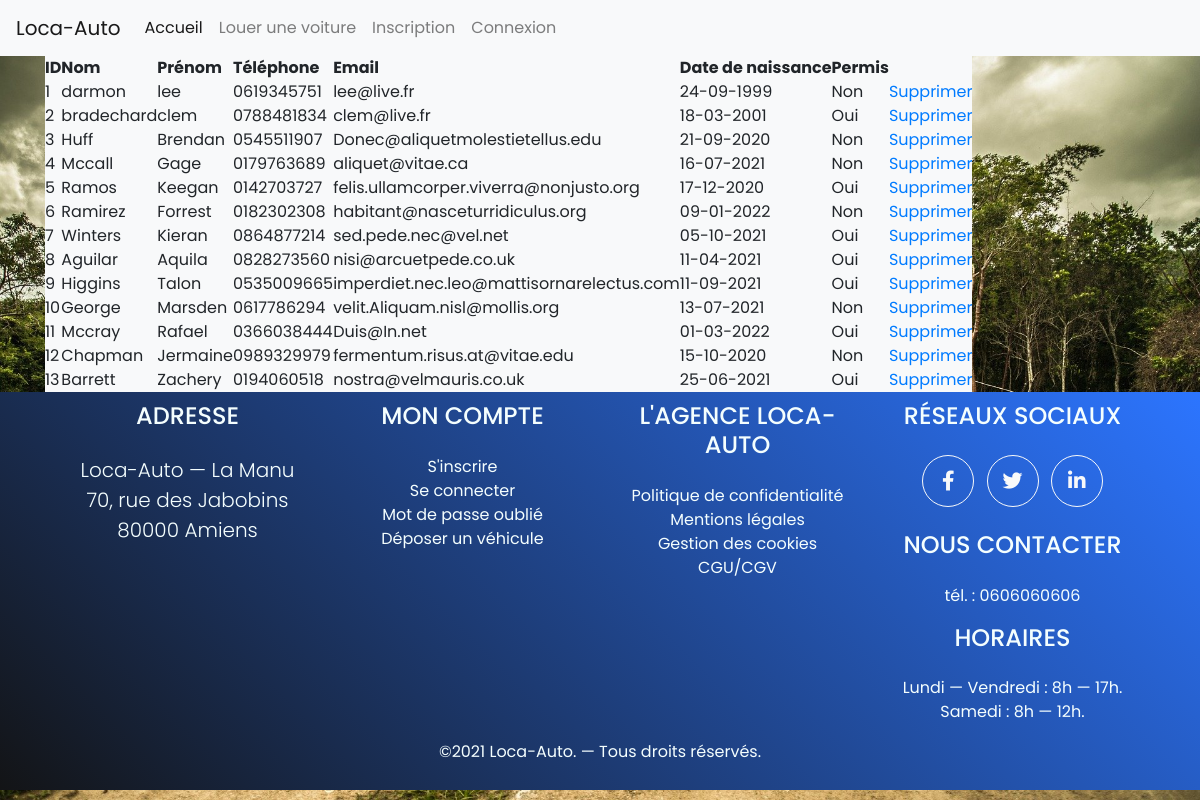
Page /index.php/admin_controller/listCustomers on the committed database.
### tables this page shows
CREATE TABLE Customer(
        `id`           Int  Auto_increment  NOT NULL ,
        `firstname`    Varchar (50) NOT NULL ,
        `lastname`     Varchar (50) NOT NULL ,
        `phone_number` Varchar (12) NOT NULL ,
        `email_cust`   Varchar (320) NOT NULL ,
        `pswd_cust`    Varchar (320) NOT NULL ,
        `birth_date`   Date NOT NULL ,
        `license`     Bool NOT NULL
	,CONSTRAINT Customer_PK PRIMARY KEY (`id`)
);

### application/controllers/Admin_controller.php (called while the page is built, shortened)
<?php
class Admin_controller extends CI_Controller
{
    public function __construct()
    {
        $this->load->model('Customer_model');
        $this->load->model('Vehicle_model');
        $this->load->model('Mark_model');
        $this->load->model('Parking_model');
        $this->load->model('Rent_model');
        $this->load->helper('url');
        $this->load->helper('form');
        $this->load->library('form_validation');
    }
    public function listCustomers()
    {
        $data['customers'] = $this->Customer_model->select_all();
        $data["title"] = 'Admin | Clients';
        $this->load->view('templates/header', $data);
        $this->load->view('admin/listCustomers', $data);
        $this->load->view('templates/footer', $data);
    }
}

### index.php (called while the page is built, shortened)
<?php
require_once BASEPATH.'core/CodeIgniter.php';

### application/models/Customer_model.php (called while the page is built, shortened)
<?php
class Customer_model extends CI_Model
{
    public function select_all()
    {
        $query = $this->db->get('Customer');
        return $query->result_array();
    }
}

### application/views/admin/listCustomers.php (the view)
<div class="container">
    <table class="bg-light p-4">
        <tr>
            <th>ID</th>
            <th>Nom</th>
            <th>Prénom</th>
            <th>Téléphone</th>
            <th>Email</th>
            <th>Date de naissance</th>
            <th>Permis</th>
        </tr>
        <?php
        foreach($customers as $customer) {
        ?>
            <tr>
                <td><?= $customer['id']?></td>
                <td><?= $customer['lastname']?></td>
                <td><?= $customer['firstname']?></td>
                <td><?= $customer['phone_number']?></td>
                <td><?= $customer['email_cust']?></td>
                <td><?=date_format(date_create($customer['birth_date']) , "d-m-Y")?></td>
                <td><?= $action = ($customer['license'] == 0) ? 'Non' : 'Oui';?></td>
                <td><a href = '<?=base_url() . "index.php/Admin_controller/deleteCustomer/" . $customer['id'] ?>'>Supprimer</a>
                </td>
            </tr>
        <?php
        }
        ?>
    </table>
</div>

### assets/css/style.css (style rules this page uses)
* { padding: 0; margin: 0; list-style: none; text-decoration: none; box-sizing: border-box; }
body, html { scroll-behavior: smooth; }
body { font-family: "Poppins", sans-serif; background-image: url("../images/bg.jpg"); background-size: cover; background-attachment: fixed; background-repeat: no-repeat; }

### rows in the picture
customer: id "1", lastname "darmon", firstname "lee", phone_number "0619345751", email_cust "lee@live.fr", birth_date "24-09-1999", license "Non"
customer: id "2", lastname "bradechard", firstname "clem", phone_number "0788481834", email_cust "clem@live.fr", birth_date "18-03-2001", license "Oui"
customer: id "3", lastname "Huff", firstname "Brendan", phone_number "0545511907", email_cust "Donec@aliquetmolestietellus.edu", birth_date "21-09-2020", license "Non"
customer: id "4", lastname "Mccall", firstname "Gage", phone_number "0179763689", email_cust "aliquet@vitae.ca", birth_date "16-07-2021", license "Non"
customer: id "5", lastname "Ramos", firstname "Keegan", phone_number "0142703727", email_cust "felis.ullamcorper.viverra@nonjusto.org", birth_date "17-12-2020", license "Oui"
customer: id "6", lastname "Ramirez", firstname "Forrest", phone_number "0182302308", email_cust "habitant@nasceturridiculus.org", birth_date "09-01-2022", license "Non"
customer: id "7", lastname "Winters", firstname "Kieran", phone_number "0864877214", email_cust "sed.pede.nec@vel.net", birth_date "05-10-2021", license "Oui"
customer: id "8", lastname "Aguilar", firstname "Aquila", phone_number "0828273560", email_cust "nisi@arcuetpede.co.uk", birth_date "11-04-2021", license "Oui"
customer: id "9", lastname "Higgins", firstname "Talon", phone_number "0535009665", email_cust "imperdiet.nec.leo@mattisornarelectus.com", birth_date "11-09-2021", license "Oui"
customer: id "10", lastname "George", firstname "Marsden", phone_number "0617786294", email_cust "velit.Aliquam.nisl@mollis.org", birth_date "13-07-2021", license "Non"
customer: id "11", lastname "Mccray", firstname "Rafael", phone_number "0366038444", email_cust "Duis@In.net", birth_date "01-03-2022", license "Oui"
customer: id "12", lastname "Chapman", firstname "Jermaine", phone_number "0989329979", email_cust "fermentum.risus.at@vitae.edu", birth_date "15-10-2020", license "Non"
customer: id "13", lastname "Barrett", firstname "Zachery", phone_number "0194060518", email_cust "nostra@velmauris.co.uk", birth_date "25-06-2021", license "Oui"
